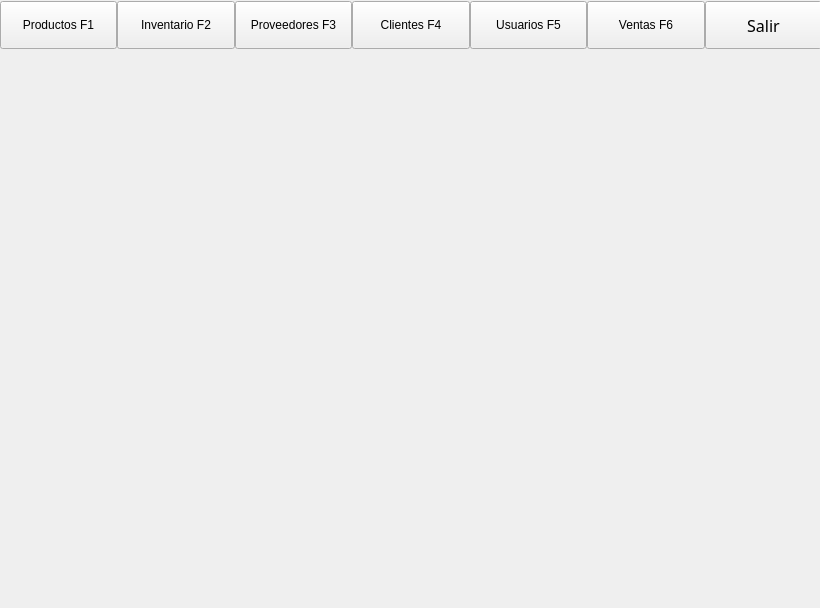
<?xml version="1.0" encoding="UTF-8"?>
<ui version="4.0">
 <class>MainWindow</class>
 <widget class="QMainWindow" name="MainWindow">
  <property name="enabled">
   <bool>true</bool>
  </property>
  <property name="geometry">
   <rect>
    <x>0</x>
    <y>0</y>
    <width>820</width>
    <height>608</height>
   </rect>
  </property>
  <property name="font">
   <font>
    <family>Arial Unicode MS</family>
    <pointsize>12</pointsize>
    <weight>9</weight>
    <italic>false</italic>
    <bold>false</bold>
   </font>
  </property>
  <property name="cursor">
   <cursorShape>ArrowCursor</cursorShape>
  </property>
  <property name="windowTitle">
   <string>Ferretería Guerrero</string>
  </property>
  <property name="windowIcon">
   <iconset>
    <normaloff>icons/Foto de Jebus.jpg</normaloff>icons/Foto de Jebus.jpg</iconset>
  </property>
  <property name="styleSheet">
   <string notr="true">QMainWindowt{
	background-color:rgb(204, 198, 199)
}
QTableWidget{
	background-color: rgb(238, 232, 233)
}
QLineEdit{
	background-color: white
}
QPushButton{
	background-color:rgb(144, 156, 186),
}
*{font: 75 12pt &quot;Arial Unicode MS&quot;}</string>
  </property>
  <property name="toolButtonStyle">
   <enum>Qt::ToolButtonIconOnly</enum>
  </property>
  <property name="documentMode">
   <bool>false</bool>
  </property>
  <widget class="QWidget" name="centralwidget">
   <property name="styleSheet">
    <string notr="true">QPushButton{
	height:40px
}</string>
   </property>
   <widget class="QLabel" name="label">
    <property name="geometry">
     <rect>
      <x>0</x>
      <y>50</y>
      <width>821</width>
      <height>551</height>
     </rect>
    </property>
    <property name="styleSheet">
     <string notr="true">*{font: 75 16pt &quot;Arial Unicode MS&quot;}</string>
    </property>
    <property name="text">
     <string/>
    </property>
    <property name="pixmap">
     <pixmap>icons/Foto de Jebus.jpg</pixmap>
    </property>
    <property name="scaledContents">
     <bool>true</bool>
    </property>
   </widget>
   <widget class="QWidget" name="">
    <property name="geometry">
     <rect>
      <x>0</x>
      <y>0</y>
      <width>822</width>
      <height>50</height>
     </rect>
    </property>
    <layout class="QHBoxLayout" name="horizontalLayout">
     <property name="spacing">
      <number>0</number>
     </property>
     <item>
      <widget class="QPushButton" name="botonProductos">
       <property name="text">
        <string>Productos F1</string>
       </property>
       <property name="icon">
        <iconset>
         <normaloff>icons/tools_icon-icons.com_66303.png</normaloff>icons/tools_icon-icons.com_66303.png</iconset>
       </property>
      </widget>
     </item>
     <item>
      <widget class="QPushButton" name="botonInventario">
       <property name="text">
        <string>Inventario F2</string>
       </property>
       <property name="icon">
        <iconset>
         <normaloff>icons/ic-inventory_97650.png</normaloff>icons/ic-inventory_97650.png</iconset>
       </property>
      </widget>
     </item>
     <item>
      <widget class="QPushButton" name="botonProveedores">
       <property name="text">
        <string>Proveedores F3</string>
       </property>
       <property name="icon">
        <iconset>
         <normaloff>icons/user_circle_icon_148611.png</normaloff>icons/user_circle_icon_148611.png</iconset>
       </property>
      </widget>
     </item>
     <item>
      <widget class="QPushButton" name="botonClientes">
       <property name="text">
        <string>Clientes F4</string>
       </property>
       <property name="icon">
        <iconset>
         <normaloff>icons/user_circle_icon_148611.png</normaloff>icons/user_circle_icon_148611.png</iconset>
       </property>
      </widget>
     </item>
     <item>
      <widget class="QPushButton" name="botonUsuarios">
       <property name="text">
        <string>Usuarios F5</string>
       </property>
       <property name="icon">
        <iconset>
         <normaloff>icons/user_circle_icon_148611.png</normaloff>icons/user_circle_icon_148611.png</iconset>
       </property>
      </widget>
     </item>
     <item>
      <widget class="QPushButton" name="botonVentas">
       <property name="text">
        <string>Ventas F6</string>
       </property>
       <property name="icon">
        <iconset>
         <normaloff>icons/3741759-artboard-bussiness-ecommerce-marketplace-onlinestore-store-trolly_108893.png</normaloff>icons/3741759-artboard-bussiness-ecommerce-marketplace-onlinestore-store-trolly_108893.png</iconset>
       </property>
      </widget>
     </item>
     <item>
      <widget class="QPushButton" name="botonSalir">
       <property name="font">
        <font>
         <family>Arial Unicode MS</family>
         <pointsize>12</pointsize>
         <weight>9</weight>
         <italic>false</italic>
         <bold>false</bold>
        </font>
       </property>
       <property name="text">
        <string>Salir</string>
       </property>
       <property name="icon">
        <iconset>
         <normaloff>icons/logout.png</normaloff>icons/logout.png</iconset>
       </property>
      </widget>
     </item>
    </layout>
   </widget>
  </widget>
  <widget class="QMenuBar" name="menuBar">
   <property name="geometry">
    <rect>
     <x>0</x>
     <y>0</y>
     <width>820</width>
     <height>27</height>
    </rect>
   </property>
  </widget>
  <action name="actionEditar">
   <property name="checkable">
    <bool>false</bool>
   </property>
   <property name="checked">
    <bool>false</bool>
   </property>
   <property name="text">
    <string>Editar</string>
   </property>
  </action>
  <action name="actionVer_productos">
   <property name="text">
    <string>Ver productos</string>
   </property>
  </action>
 </widget>
 <resources/>
 <connections/>
</ui>
